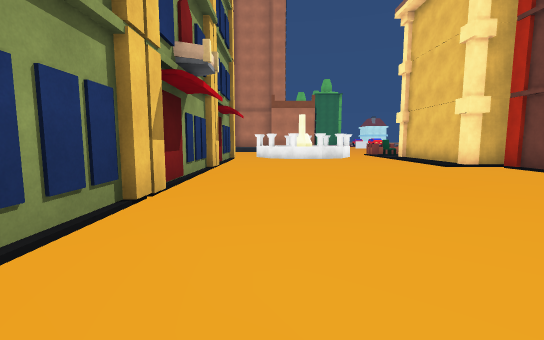
View 1 (above)

24 first-person views from a walk through a 3-D level made in the Unity game engine. The camera is 1.2 m above the floor, tilts 6° down and sees 90° across. The floor is counted in squares, 2 m on a side. Each view is taken from the middle of a square. On the plan, view 1 faces up. The plan holds only what a view shows up to about 9 squares ahead; the rest is blank. The place goes on beyond the plan. Some surface patterns are stand-ins.

View 2
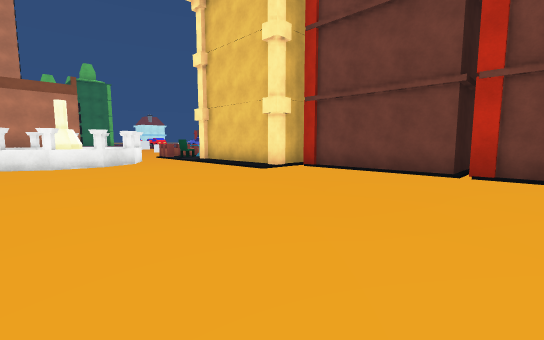

View 3
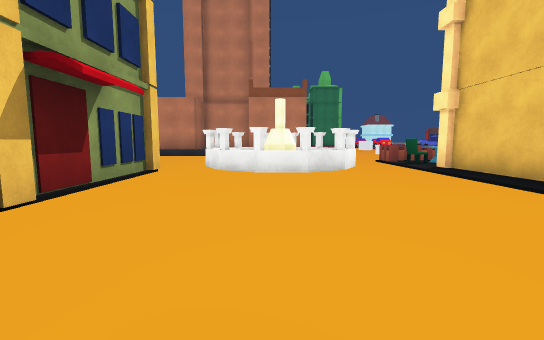

View 4
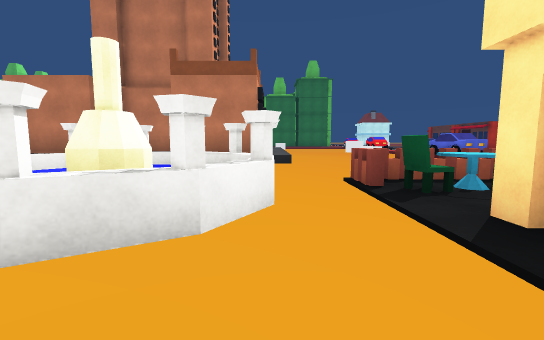

View 5
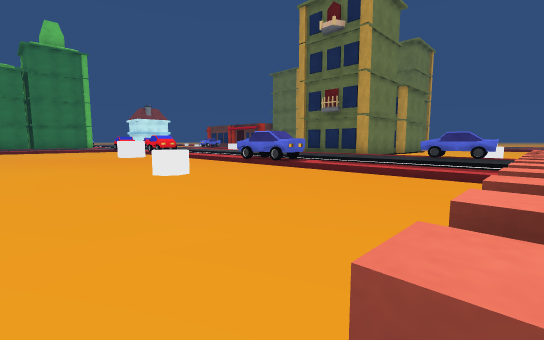

View 6
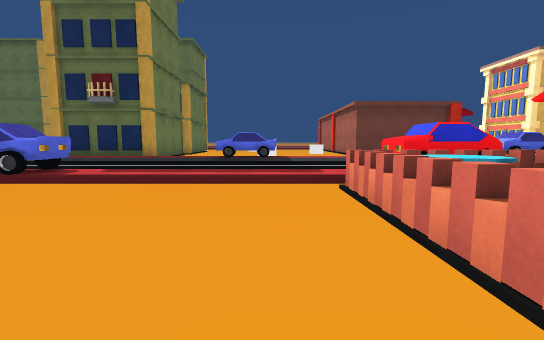

View 7
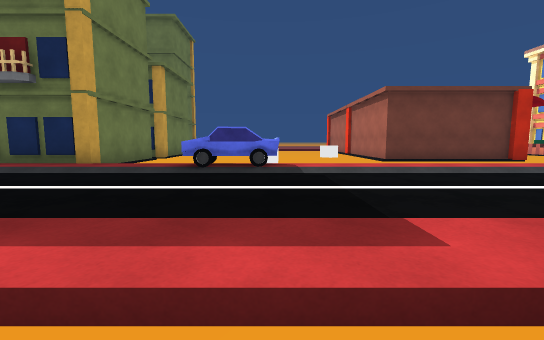

View 8
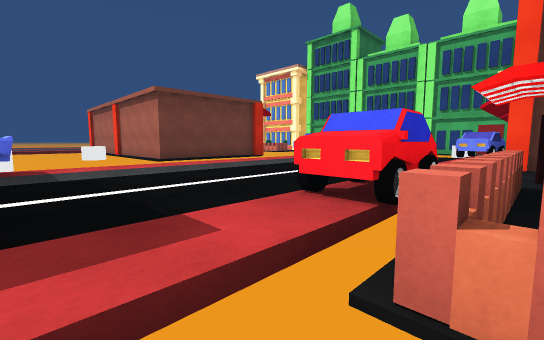

View 9
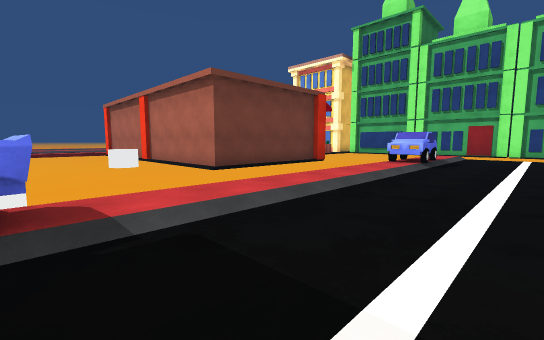

View 10
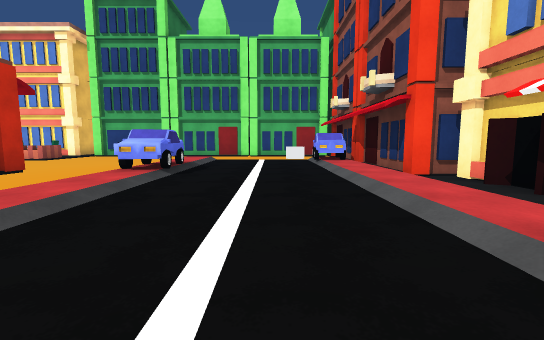

View 11
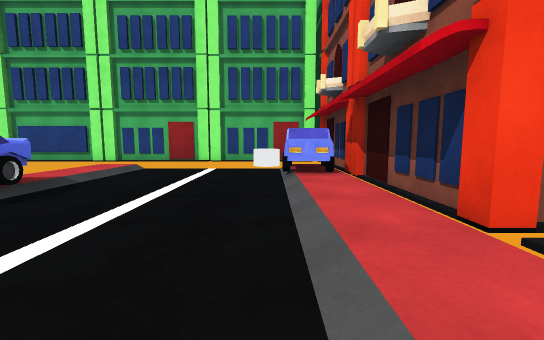

View 12
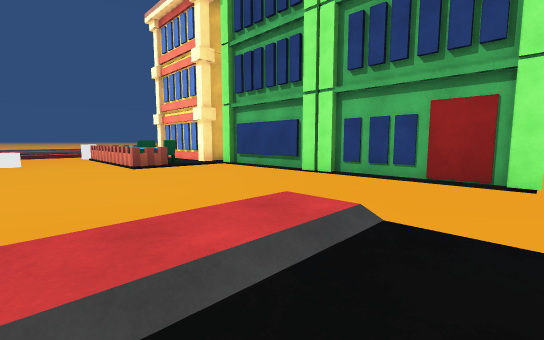

View 13
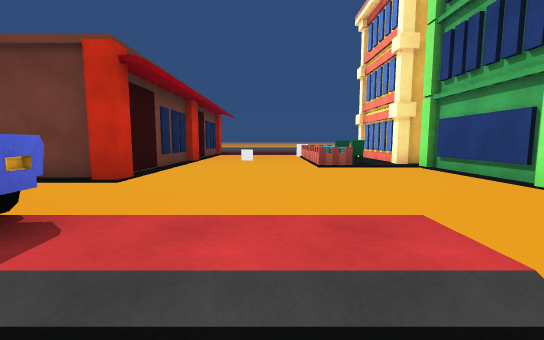

View 14
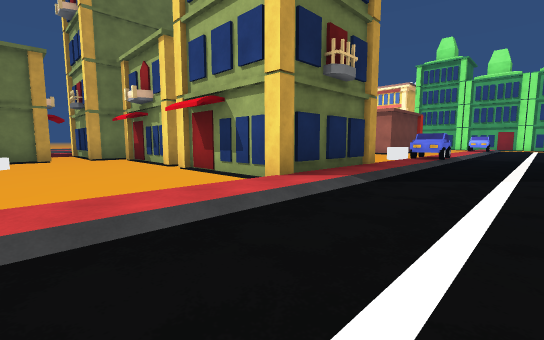

View 15
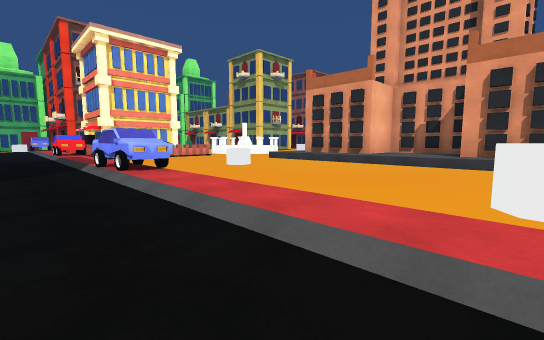

View 16
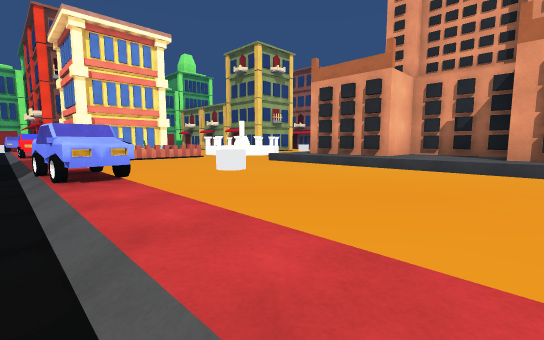

View 17
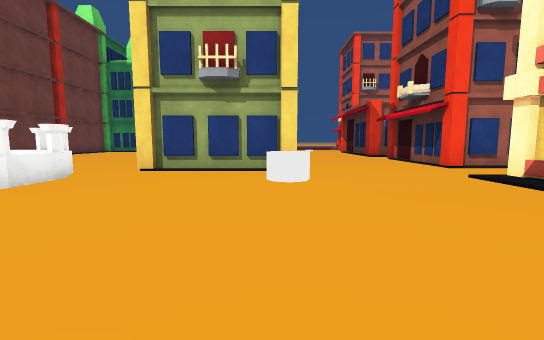

View 18
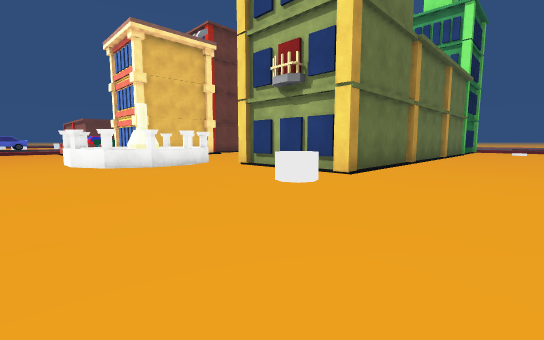

View 19
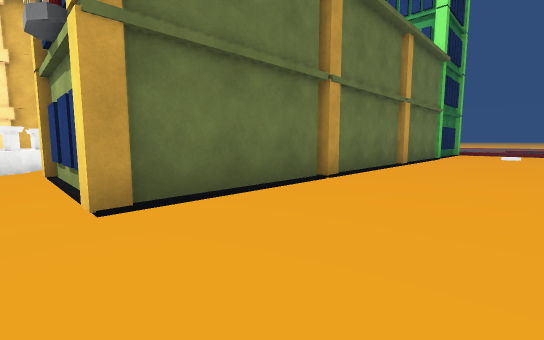

View 20
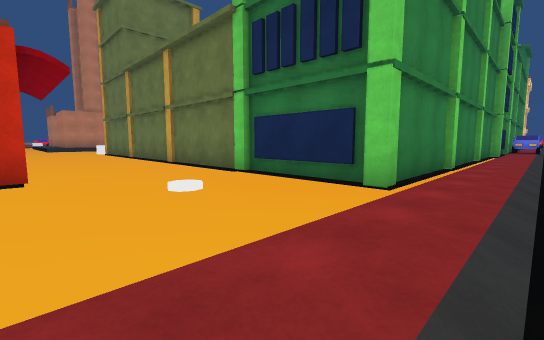

View 21
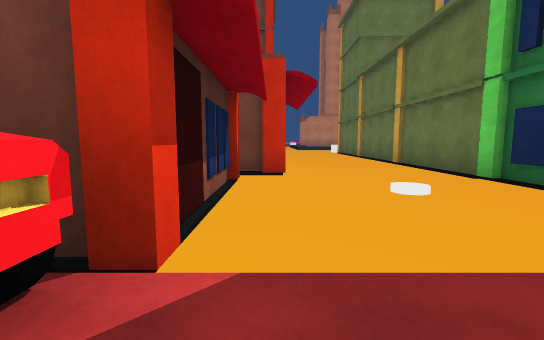

View 22
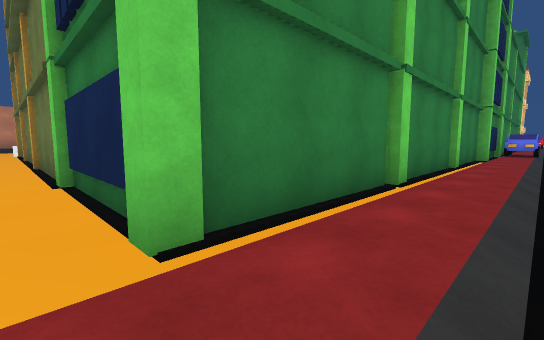

View 23
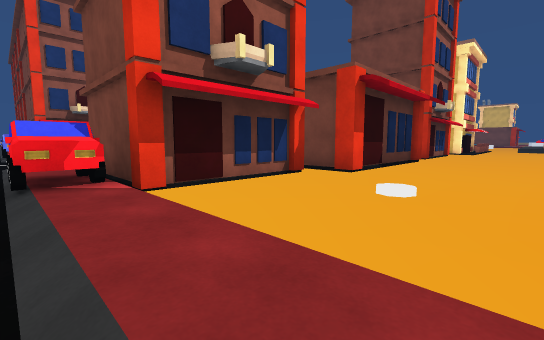

View 24
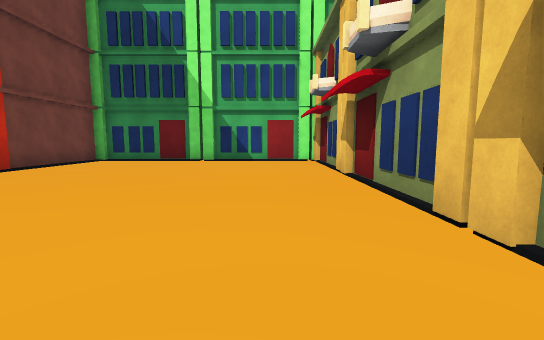

### Floor plan
Key: @ floor where view 1 was taken; # wall or solid block; x gap in a wall; . main floor; : floor 0.25 m higher than the main floor; + floor 0.5 m higher than the main floor; / step, stairs or slope; = window, fence, low wall or low ledge; C car; O other object.
Columns run from 18 left of view 1 to 21 right of it. Each row starts with its distance up from view 1.
 23                     # ...OO/...//.......
 22                    ##+...../...//.......
 21                    #++...../...//.......
 20                    #++...../.../#######x
 19                    ##+...../.../#
 18                    ##+.....C.../#
 17               ##   ##+..O..C.../####
 16                      +...../...// ..
 15               .      ....../...// .
 14            ................/...C/ ..
 13            ........O......./...CCO....
 12            .......O:O..====/...//.......
 11           #...O...OOOO.###=C...//...O...
 10          .........OOO..# ##C...//......
  9          ##...###..O...#  #/...//..####
  8           #...# #......# ##/...//..#
  7           #...# #......###//...//..#
  6           #...# #.......###/...C/..#####
  5           ....# #.......# #/...CC.......
  4           #...# #.......# #C...//......O
  3           #...# #.......# #CC..//.......
  2           #...# #.......# #C...//....===
  1          ##...# #.......# #.O........#x#
  0          //...# #.@.....#  .............
 -1          #....# #########   ############
 -2          #....#
 -3        # #....###########
 -4 OO    //CC///////////////CC
 -5 OO/..///CC///////////////CC

Where each view was taken, in squares from view 1:
view 1: 0 up, 0 right, facing up
view 2: 2 up, 0 right, facing up-right
view 3: 4 up, 1 right, facing up
view 4: 8 up, 3 right, facing up
view 5: 12 up, 4 right, facing up-right
view 6: 13 up, 5 right, facing right
view 7: 13 up, 8 right, facing right
view 8: 13 up, 8 right, facing down-right
view 9: 13 up, 11 right, facing down-right
view 10: 11 up, 11 right, facing down
view 11: 8 up, 10 right, facing down
view 12: 4 up, 12 right, facing down-right
view 13: 3 up, 12 right, facing right
view 14: 23 up, 11 right, facing down-right
view 15: 23 up, 11 right, facing down-left
view 16: 22 up, 10 right, facing down-left
view 17: 15 up, 4 left, facing down
view 18: 14 up, 7 left, facing down-right
view 19: 10 up, 7 left, facing down-right
view 20: 5 down, 8 left, facing up-right
view 21: 5 down, 8 left, facing up
view 22: 5 down, 5 left, facing up-right
view 23: 5 down, 5 left, facing up-left
view 24: 8 up, 0 right, facing down
